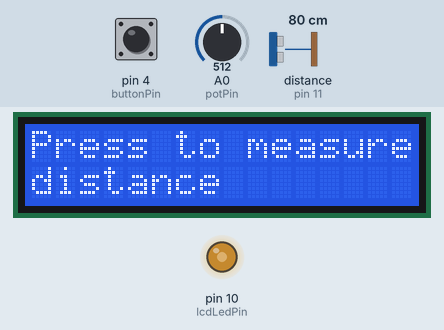
Simulated run of this sketch. Board: Arduino Uno, built with avr-gcc and run on an emulated ATmega328P. Parts: 16×2 character LCD, output pins drawn as LEDs (lit = HIGH). The inputs (shaded band) are chosen by the test bench; at power-on: pin 4 (buttonPin) HIGH, A0 (potPin) = 512, distance to the obstacle (sensor on pin 11) 80 cm. The echo pulse lasts 58.3 µs per cm; pins used as bus, display or sensor lines are not drawn.

Above: at 1.2 s.
1.3 s: pin 4 (buttonPin) pulled LOW for 0.15 s
At 2.5 s:
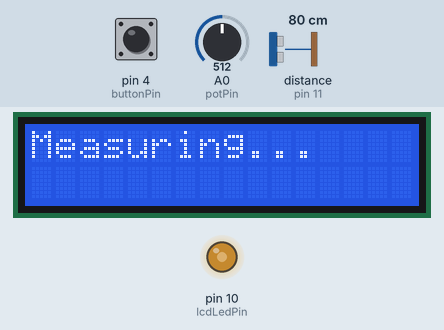
4.4 s: A0 (potPin) set to 716
At 4.9 s:
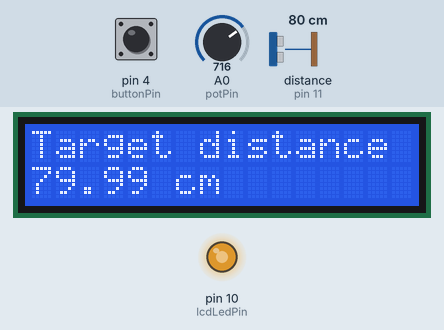
7.4 s: A0 (potPin) set to 900
At 8.4 s:
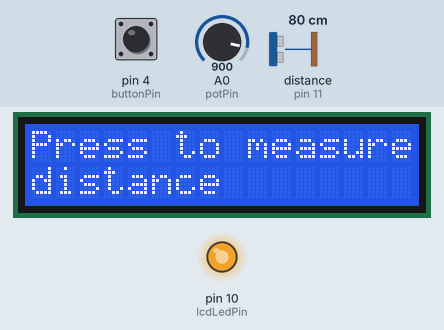
8.9 s: A0 (potPin) set to 122
At 9.5 s:
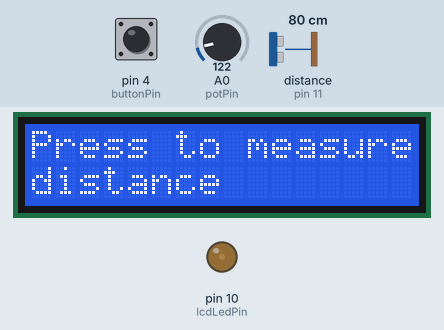
10.4 s: pin 4 (buttonPin) pulled LOW for 1 s
At 11.8 s:
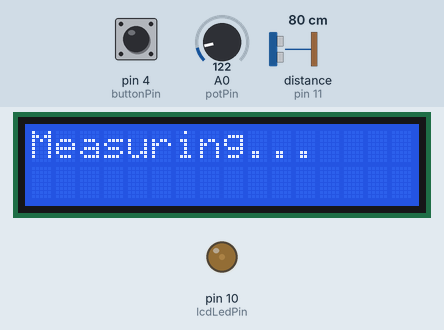
14.4 s: A0 (potPin) set to 0
At 14.9 s:
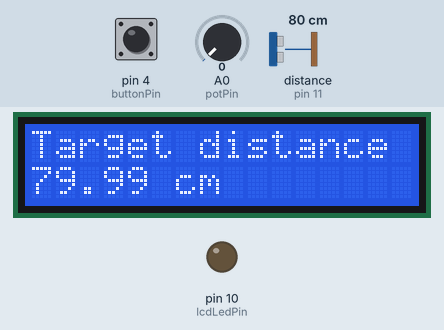
Timing chart, 0 to 17.4 s (numbered marks = the images above; inputs shaded):
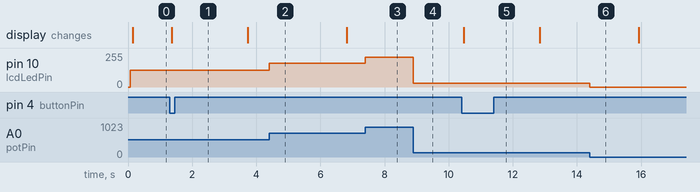

The sketch:

61-improving_precision_of_distance_readings_homework.ino
```cpp
#include <LiquidCrystal_I2C.h>

// HC-SR04
#define TRIGGERPIN 12
#define ECHOPIN 11


int travelTime = 0;
float distanceInCm = 0, distanceInInches = 0;
const long DISTANCE_TIME_INTERVAL = 25;
unsigned long currentMillis = 0, distancePreviousTime = 0;
const long TRIGGER_LOW_TIME_INTERVAL = 4, TRIGGER_HIGH_TIME_INTERVAL = 12;
unsigned long currentMicros = 0, previousTriggerLowMicros = 0, previousTriggerHighMicros = 0;

// LCD
LiquidCrystal_I2C lcd(0x27, 16, 2);
const long LCD_PRINT_TIME_INTERVAL = 3000;

// POTENTIOMETER & LCD LED
const int potPin = A0, lcdLedPin = 10;

// Button
int buttonPin = 4;
const int BUTTON_DEBOUNCE_INTERVAL = 50;
int buttonState = 0, buttonValue = 0, buttonPreviousValue = 0;

// Improve distance reading
int numReadings = 3000;
float distance = 0, readingAvg = 0;

// Prototype function
void printMessage(String firstLine, String secondLine = "");

void setup() {
  // HC-SR04
  pinMode(TRIGGERPIN, OUTPUT);
  pinMode(ECHOPIN, INPUT);

  // LCD
  lcd.init();
  lcd.backlight();
  pinMode(potPin, INPUT);

  // Button
  pinMode(buttonPin, INPUT_PULLUP);
  //Serial.begin(9600);
}

void loop() {
  analogWrite(lcdLedPin, map(analogRead(potPin), 0, 1023, 0, 255));
  readDistanceSensor();
}

void readDistanceSensor() {
  buttonValue = digitalRead(buttonPin);

  if (buttonValue != buttonPreviousValue) {
    currentMillis = millis();
  }

  if (millis() > (currentMillis + BUTTON_DEBOUNCE_INTERVAL) && (buttonValue != buttonState)) {
    buttonState = buttonValue;
    if (buttonValue == LOW) {
      printMessage("Measuring...");
      readingAvg = 0;
      for (int i = 0; i < numReadings; i += 1) {
        analogWrite(lcdLedPin, map(analogRead(potPin), 0, 1023, 0, 255));
        readingAvg += detectDistance();
        Serial.println(String(i) + " " + String(readingAvg));
      }

      printMessage("Target distance", String(readingAvg / numReadings) + " cm");
      currentMillis = millis();
      while (millis() <= (currentMillis + LCD_PRINT_TIME_INTERVAL)) {
        analogWrite(lcdLedPin, map(analogRead(potPin), 0, 1023, 0, 255));
      }
    } else {
      printMessage("Press to measure", "distance");
    }
  }

  buttonPreviousValue = buttonValue;
}

float detectDistance() {
  currentMillis = millis();
  if (currentMillis - distancePreviousTime >= DISTANCE_TIME_INTERVAL) {
    distancePreviousTime = currentMillis;

    currentMicros = micros();
    if (currentMicros - previousTriggerLowMicros >= TRIGGER_LOW_TIME_INTERVAL) {
      previousTriggerLowMicros = currentMicros;
      digitalWrite(TRIGGERPIN, LOW);
    }

    if (currentMicros - previousTriggerHighMicros >= TRIGGER_HIGH_TIME_INTERVAL) {
      previousTriggerHighMicros = currentMicros;
      digitalWrite(TRIGGERPIN, HIGH);
    }

    digitalWrite(TRIGGERPIN, LOW);
    travelTime = pulseIn(ECHOPIN, HIGH, 100000);
  }

  return 1 / 29.154 * travelTime / 2;
}

void printMessage(String firstLine, String secondLine = "") {
  lcd.clear();
  lcd.setCursor(0, 0);
  lcd.print(firstLine);
  lcd.setCursor(0, 1);
  lcd.print(secondLine);
}
```

Measured:
- after the input at 1.3 s, the display: changes after 0.06 s (image 1)
- after the input at 4.4 s, pin 10 (lcdLedPin): 127/255 → 178/255 at once
- after the input at 7.4 s, pin 10 (lcdLedPin): 178/255 → 224/255 at once
- after the input at 8.9 s, pin 10 (lcdLedPin): 224/255 → 30/255 at once
- after the input at 10.4 s, the display: changes after 0.06 s (image 5)
- after the input at 14.4 s, pin 10 (lcdLedPin): 30/255 → 0/255 at once
